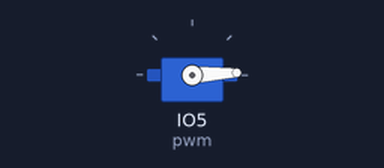
A program run on a simulated ESP32 board running CircuitPython. Parts: servo.

Above: at 0.05 s.
At 0.9 s:
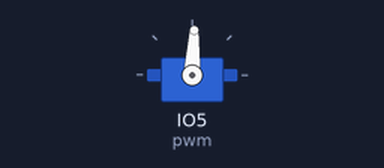
At 1.75 s:
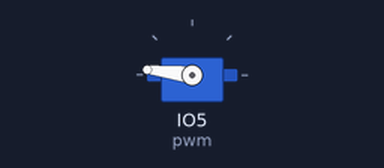
At 3.45 s:
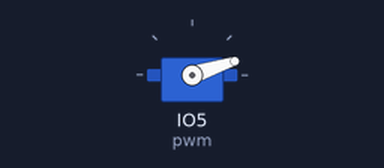
Timing chart, 0 to 8.3 s (numbered marks = the images above):
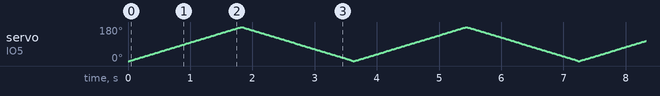

The program:

servo_motor.py
```python
import time
import board
import pwmio
from adafruit_motor import servo

# create a PWMOut object on Pin A2.
pwm = pwmio.PWMOut(board.IO5, duty_cycle=2 ** 15, frequency=50)

# Create a servo object, my_servo.
my_servo = servo.Servo(pwm)

while True:
    for angle in range(0, 180, 1):  # 0 - 180 degrees, 5 degrees at a time.
        my_servo.angle = angle
        time.sleep(0.01)
    for angle in range(180, 0, -1): # 180 - 0 degrees, 5 degrees at a time.
        my_servo.angle = angle
        time.sleep(0.01)
```
